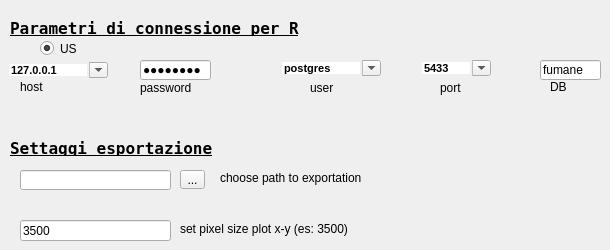
       <widget class="QWidget" name="tab_7">
        <attribute name="title">
         <string>Parametri di connessione</string>
        </attribute>
        <widget class="QComboBox" name="user">
         <property name="enabled">
          <bool>true</bool>
         </property>
         <property name="geometry">
          <rect>
           <x>280</x>
           <y>60</y>
           <width>101</width>
           <height>16</height>
          </rect>
         </property>
         <property name="font">
          <font>
           <pointsize>8</pointsize>
           <weight>75</weight>
           <bold>true</bold>
          </font>
         </property>
         <property name="mouseTracking">
          <bool>true</bool>
         </property>
         <property name="contextMenuPolicy">
          <enum>Qt::ContextMenuPolicy::NoContextMenu</enum>
         </property>
         <property name="editable">
          <bool>true</bool>
         </property>
         <property name="maxVisibleItems">
          <number>99999</number>
         </property>
         <property name="maxCount">
          <number>2147483647</number>
         </property>
         <property name="frame">
          <bool>false</bool>
         </property>
         <item>
          <property name="text">
           <string>postgres</string>
          </property>
         </item>
        </widget>
        <widget class="QLabel" name="label_32">
         <property name="geometry">
          <rect>
           <x>140</x>
           <y>80</y>
           <width>71</width>
           <height>16</height>
          </rect>
         </property>
         <property name="text">
          <string>password</string>
         </property>
        </widget>
        <widget class="QLabel" name="label_33">
         <property name="geometry">
          <rect>
           <x>310</x>
           <y>80</y>
           <width>31</width>
           <height>16</height>
          </rect>
         </property>
         <property name="text">
          <string>user</string>
         </property>
        </widget>
        <widget class="QLabel" name="label_35">
         <property name="geometry">
          <rect>
           <x>440</x>
           <y>80</y>
           <width>31</width>
           <height>16</height>
          </rect>
         </property>
         <property name="text">
          <string>port</string>
         </property>
        </widget>
        <widget class="QRadioButton" name="radioButtonUsMin">
         <property name="geometry">
          <rect>
           <x>40</x>
           <y>40</y>
           <width>81</width>
           <height>17</height>
          </rect>
         </property>
         <property name="text">
          <string>US</string>
         </property>
         <property name="checked">
          <bool>true</bool>
         </property>
        </widget>
        <widget class="QLineEdit" name="db">
         <property name="geometry">
          <rect>
           <x>540</x>
           <y>60</y>
           <width>61</width>
           <height>20</height>
          </rect>
         </property>
         <property name="text">
          <string>fumane</string>
         </property>
        </widget>
        <widget class="QLabel" name="label_30">
         <property name="geometry">
          <rect>
           <x>20</x>
           <y>80</y>
           <width>46</width>
           <height>13</height>
          </rect>
         </property>
         <property name="text">
          <string>host</string>
         </property>
        </widget>
        <widget class="QLabel" name="label_36">
         <property name="geometry">
          <rect>
           <x>550</x>
           <y>80</y>
           <width>46</width>
           <height>13</height>
          </rect>
         </property>
         <property name="text">
          <string>DB</string>
         </property>
        </widget>
        <widget class="QLabel" name="label_31">
         <property name="geometry">
          <rect>
           <x>10</x>
           <y>20</y>
           <width>351</width>
           <height>16</height>
          </rect>
         </property>
         <property name="font">
          <font>
           <family>Andale Mono</family>
           <pointsize>12</pointsize>
           <weight>75</weight>
           <bold>true</bold>
           <underline>true</underline>
          </font>
         </property>
         <property name="text">
          <string>Parametri di connessione per R</string>
         </property>
        </widget>
        <widget class="QComboBox" name="host">
         <property name="enabled">
          <bool>true</bool>
         </property>
         <property name="geometry">
          <rect>
           <x>7</x>
           <y>62</y>
           <width>101</width>
           <height>16</height>
          </rect>
         </property>
         <property name="font">
          <font>
           <pointsize>8</pointsize>
           <weight>75</weight>
           <bold>true</bold>
          </font>
         </property>
         <property name="mouseTracking">
          <bool>true</bool>
         </property>
         <property name="contextMenuPolicy">
          <enum>Qt::ContextMenuPolicy::NoContextMenu</enum>
         </property>
         <property name="editable">
          <bool>true</bool>
         </property>
         <property name="maxVisibleItems">
          <number>99999</number>
         </property>
         <property name="maxCount">
          <number>2147483647</number>
         </property>
         <property name="frame">
          <bool>false</bool>
         </property>
         <item>
          <property name="text">
           <string>127.0.0.1</string>
          </property>
         </item>
        </widget>
        <widget class="QLineEdit" name="password">
         <property name="geometry">
          <rect>
           <x>140</x>
           <y>60</y>
           <width>71</width>
           <height>20</height>
          </rect>
         </property>
         <property name="text">
          <string>postgres</string>
         </property>
         <property name="echoMode">
          <enum>QLineEdit::EchoMode::Password</enum>
         </property>
        </widget>
        <widget class="QComboBox" name="port">
         <property name="enabled">
          <bool>true</bool>
         </property>
         <property name="geometry">
          <rect>
           <x>420</x>
           <y>60</y>
           <width>71</width>
           <height>16</height>
          </rect>
         </property>
         <property name="font">
          <font>
           <pointsize>8</pointsize>
           <weight>75</weight>
           <bold>true</bold>
          </font>
         </property>
         <property name="mouseTracking">
          <bool>true</bool>
         </property>
         <property name="contextMenuPolicy">
          <enum>Qt::ContextMenuPolicy::NoContextMenu</enum>
         </property>
         <property name="editable">
          <bool>true</bool>
         </property>
         <property name="maxVisibleItems">
          <number>99999</number>
         </property>
         <property name="maxCount">
          <number>2147483647</number>
         </property>
         <property name="frame">
          <bool>false</bool>
         </property>
         <item>
          <property name="text">
           <string>5433</string>
          </property>
         </item>
         <item>
          <property name="text">
           <string>5434</string>
          </property>
         </item>
         <item>
          <property name="text">
           <string>5432</string>
          </property>
         </item>
        </widget>
        <widget class="QLabel" name="label_51">
         <property name="geometry">
          <rect>
           <x>10</x>
           <y>140</y>
           <width>351</width>
           <height>16</height>
          </rect>
         </property>
         <property name="font">
          <font>
           <family>Andale Mono</family>
           <pointsize>12</pointsize>
           <weight>75</weight>
           <bold>true</bold>
           <underline>true</underline>
          </font>
         </property>
         <property name="text">
          <string>Settaggi esportazione</string>
         </property>
        </widget>
        <widget class="QToolButton" name="toolButton_esp_generale">
         <property name="geometry">
          <rect>
           <x>180</x>
           <y>170</y>
           <width>25</width>
           <height>19</height>
          </rect>
         </property>
         <property name="text">
          <string>...</string>
         </property>
        </widget>
        <widget class="QLineEdit" name="lineEdit_esp_generale">
         <property name="geometry">
          <rect>
           <x>20</x>
           <y>170</y>
           <width>151</width>
           <height>20</height>
          </rect>
         </property>
        </widget>
        <widget class="QLabel" name="label_50">
         <property name="geometry">
          <rect>
           <x>220</x>
           <y>170</y>
           <width>141</width>
           <height>16</height>
          </rect>
         </property>
         <property name="text">
          <string>choose path to exportation</string>
         </property>
        </widget>
        <widget class="QLineEdit" name="set_size_plot">
         <property name="geometry">
          <rect>
           <x>20</x>
           <y>220</y>
           <width>151</width>
           <height>21</height>
          </rect>
         </property>
         <property name="text">
          <string>3500</string>
         </property>
        </widget>
        <widget class="QLabel" name="label_45">
         <property name="geometry">
          <rect>
           <x>180</x>
           <y>220</y>
           <width>171</width>
           <height>17</height>
          </rect>
         </property>
         <property name="text">
          <string>set pixel size plot x-y (es: 3500)</string>
         </property>
        </widget>
       </widget>
